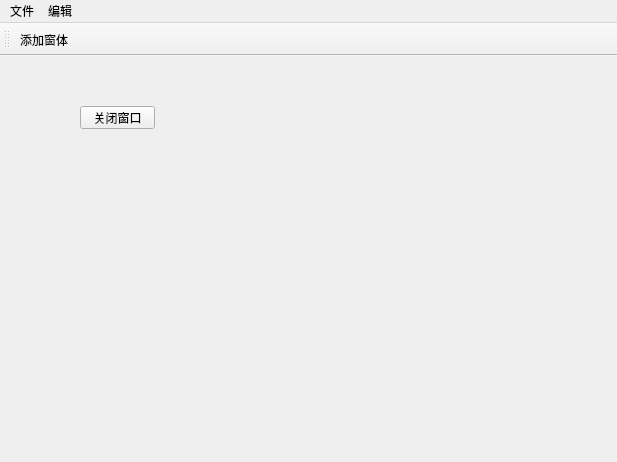
<?xml version="1.0" encoding="UTF-8"?>
<ui version="4.0">
 <class>MainWindow</class>
 <widget class="QMainWindow" name="MainWindow">
  <property name="geometry">
   <rect>
    <x>0</x>
    <y>0</y>
    <width>617</width>
    <height>462</height>
   </rect>
  </property>
  <property name="windowTitle">
   <string>MainWindow</string>
  </property>
  <widget class="QWidget" name="centralwidget">
   <widget class="QWidget" name="gridLayoutWidget">
    <property name="geometry">
     <rect>
      <x>120</x>
      <y>130</y>
      <width>160</width>
      <height>80</height>
     </rect>
    </property>
    <layout class="QGridLayout" name="MaingridLayout"/>
   </widget>
   <widget class="QPushButton" name="pushButton">
    <property name="geometry">
     <rect>
      <x>80</x>
      <y>50</y>
      <width>75</width>
      <height>23</height>
     </rect>
    </property>
    <property name="text">
     <string>关闭窗口</string>
    </property>
   </widget>
  </widget>
  <widget class="QToolBar" name="toolBar">
   <property name="windowTitle">
    <string>toolBar</string>
   </property>
   <attribute name="toolBarArea">
    <enum>TopToolBarArea</enum>
   </attribute>
   <attribute name="toolBarBreak">
    <bool>false</bool>
   </attribute>
   <addaction name="addWinAction"/>
  </widget>
  <widget class="QMenuBar" name="menuBar">
   <property name="geometry">
    <rect>
     <x>0</x>
     <y>0</y>
     <width>617</width>
     <height>22</height>
    </rect>
   </property>
   <widget class="QMenu" name="menu">
    <property name="title">
     <string>文件</string>
    </property>
    <addaction name="fileOpenAction"/>
    <addaction name="fileCloseAction"/>
    <addaction name="actionnew"/>
   </widget>
   <widget class="QMenu" name="menu_2">
    <property name="title">
     <string>编辑</string>
    </property>
   </widget>
   <addaction name="menu"/>
   <addaction name="menu_2"/>
  </widget>
  <action name="addWinAction">
   <property name="text">
    <string>添加窗体</string>
   </property>
  </action>
  <action name="fileOpenAction">
   <property name="text">
    <string>打开</string>
   </property>
  </action>
  <action name="fileCloseAction">
   <property name="text">
    <string>关闭</string>
   </property>
  </action>
  <action name="actionnew">
   <property name="text">
    <string>新建</string>
   </property>
  </action>
 </widget>
 <resources/>
 <connections>
  <connection>
   <sender>pushButton</sender>
   <signal>clicked()</signal>
   <receiver>MainWindow</receiver>
   <slot>close()</slot>
   <hints>
    <hint type="sourcelabel">
     <x>131</x>
     <y>111</y>
    </hint>
    <hint type="destinationlabel">
     <x>131</x>
     <y>158</y>
    </hint>
   </hints>
  </connection>
 </connections>
</ui>
